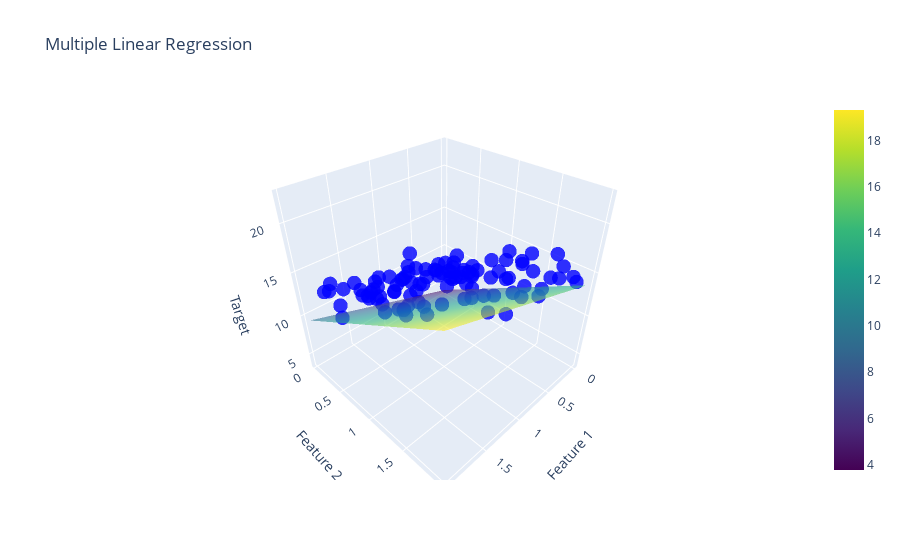

This figure's notebook cell:
### Code cell
import plotly.graph_objs as go

def plot_regression_line(X, y, theta):
    # Generate points for regression plane
    x1 = np.linspace(min(X[:, 1]), max(X[:, 1]), 10)
    x2 = np.linspace(min(X[:, 2]), max(X[:, 2]), 10)
    x1, x2 = np.meshgrid(x1, x2)
    y_pred = theta[0] + theta[1] * x1 + theta[2] * x2
    
    # Create trace for original data
    trace1 = go.Scatter3d(
        x=X[:, 1],
        y=X[:, 2],
        z=y.flatten(),
        mode='markers',
        marker=dict(
            color='blue',
            size=5,
            opacity=0.8
        ),
        name='Original data'
    )

    # Create trace for regression plane
    trace2 = go.Surface(
        x=x1,
        y=x2,
        z=y_pred,
        opacity=0.6,
        colorscale='Viridis',
        name='Regression plane'
    )

    # Define layout
    layout = go.Layout(
        title='Multiple Linear Regression',
        scene=dict(
            xaxis=dict(title='Feature 1'),
            yaxis=dict(title='Feature 2'),
            zaxis=dict(title='Target')
        )
    )

    # Create figure and plot
    fig = go.Figure(data=[trace1, trace2], layout=layout)
    fig.show()

# Example usage:
# Assuming you have trained the model and obtained theta
plot_regression_line(X, y, theta)
